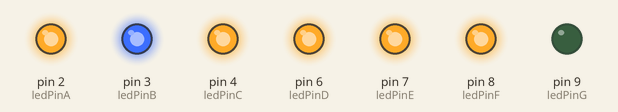
Recording of a sketch running on a simulated Arduino Uno, built with avr-gcc and run on an emulated ATmega328P. Parts: output pins drawn as LEDs (lit = HIGH).

Above: at 11.6 s.
At 12.4 s:
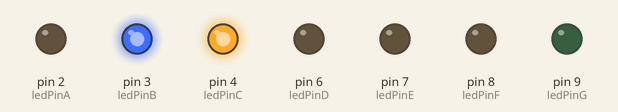
At 14.0 s:
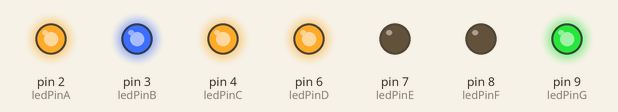
At 16.4 s:
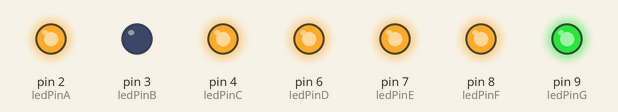
At 18.8 s:
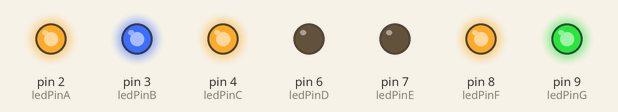
At 21.2 s:
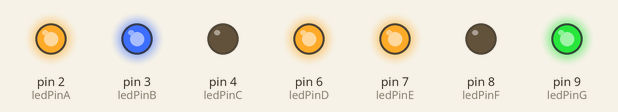
Timing chart, 0 to 21.6 s (numbered marks = the images above):
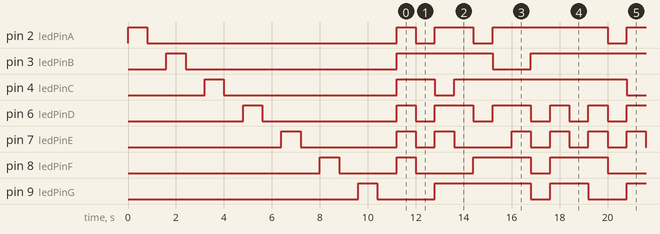

The sketch:

sevenSegCount.ino
```cpp
/*
   Single Seven Segment Counter Sketch

   This sketch will first turn on, then off,
   each LED of the 7-segment display (minus DP).
   Then it will display numbers 0 thru 9 (count)
   over and over.

   Note: This sketch is configured for a common
   cathode (gnd) type 7-segment display. For a
   common anode (Vcc) display, all of the HIGH's
   would have to be made LOW and vice-versa.
*/

const int ledPinA  =  2;
const int ledPinB  =  3;
const int ledPinC  =  4;
const int ledPinD  =  6;
const int ledPinE  =  7;
const int ledPinF  =  8;
const int ledPinG  =  9;

const int DELAY_CNT = 800;

void setup()
{
  pinMode(ledPinA, OUTPUT);  // enable output on the led pin
  pinMode(ledPinB, OUTPUT);  // enable output on the led pin
  pinMode(ledPinC, OUTPUT);  // enable output on the led pin
  pinMode(ledPinD, OUTPUT);  // enable output on the led pin
  pinMode(ledPinE, OUTPUT);  // enable output on the led pin
  pinMode(ledPinF, OUTPUT);  // enable output on the led pin
  pinMode(ledPinG, OUTPUT);  // enable output on the led pin
  // initialize all segments off
  turnoff_all();            // turn off all segments
  toggle_all_segments();    // blink all segments
}

void loop()
{
  count();
}

void count()
{
  display_0();
  delay(DELAY_CNT);
  turnoff_all();
  display_1();
  delay(DELAY_CNT);
  turnoff_all();
  display_2();
  delay(DELAY_CNT);
  turnoff_all();
  display_3();
  delay(DELAY_CNT);
  turnoff_all();
  display_4();
  delay(DELAY_CNT);
  turnoff_all();
  display_5();
  delay(DELAY_CNT);
  turnoff_all();
  display_6();
  delay(DELAY_CNT);
  turnoff_all();
  display_7();
  delay(DELAY_CNT);
  turnoff_all();
  display_8();
  delay(DELAY_CNT);
  turnoff_all();
  display_9();
  delay(DELAY_CNT);
  turnoff_all();
}

void display_0()
{
  digitalWrite(ledPinA, HIGH);   // set the LED on
  digitalWrite(ledPinB, HIGH);   // set the LED on
  digitalWrite(ledPinC, HIGH);   // set the LED on
  digitalWrite(ledPinD, HIGH);   // set the LED on
  digitalWrite(ledPinE, HIGH);   // set the LED on
  digitalWrite(ledPinF, HIGH);   // set the LED on
}

void display_1()
{
  digitalWrite(ledPinB, HIGH);   // set the LED on
  digitalWrite(ledPinC, HIGH);   // set the LED on
}

void display_2()
{
  digitalWrite(ledPinA, HIGH);   // set the LED on
  digitalWrite(ledPinB, HIGH);   // set the LED on
  digitalWrite(ledPinG, HIGH);   // set the LED on
  digitalWrite(ledPinE, HIGH);   // set the LED on
  digitalWrite(ledPinD, HIGH);   // set the LED on
}

void display_3()
{
  digitalWrite(ledPinA, HIGH);   // set the LED on
  digitalWrite(ledPinB, HIGH);   // set the LED on
  digitalWrite(ledPinG, HIGH);   // set the LED on
  digitalWrite(ledPinC, HIGH);   // set the LED on
  digitalWrite(ledPinD, HIGH);   // set the LED on
}

void display_4()
{
  digitalWrite(ledPinF, HIGH);   // set the LED on
  digitalWrite(ledPinG, HIGH);   // set the LED on
  digitalWrite(ledPinB, HIGH);   // set the LED on
  digitalWrite(ledPinC, HIGH);   // set the LED on
}

void display_5()
{
  digitalWrite(ledPinA, HIGH);   // set the LED on
  digitalWrite(ledPinF, HIGH);   // set the LED on
  digitalWrite(ledPinG, HIGH);   // set the LED on
  digitalWrite(ledPinC, HIGH);   // set the LED on
  digitalWrite(ledPinD, HIGH);   // set the LED on
}

void display_6()
{
  digitalWrite(ledPinA, HIGH);   // set the LED on
  digitalWrite(ledPinF, HIGH);   // set the LED on
  digitalWrite(ledPinE, HIGH);   // set the LED on
  digitalWrite(ledPinD, HIGH);   // set the LED on
  digitalWrite(ledPinC, HIGH);   // set the LED on
  digitalWrite(ledPinG, HIGH);   // set the LED on
}

void display_7()
{
  digitalWrite(ledPinA, HIGH);   // set the LED on
  digitalWrite(ledPinB, HIGH);   // set the LED on
  digitalWrite(ledPinC, HIGH);   // set the LED on
}

void display_8()
{
  digitalWrite(ledPinA, HIGH);   // set the LED on
  digitalWrite(ledPinB, HIGH);   // set the LED on
  digitalWrite(ledPinC, HIGH);   // set the LED on
  digitalWrite(ledPinD, HIGH);   // set the LED on
  digitalWrite(ledPinE, HIGH);   // set the LED on
  digitalWrite(ledPinF, HIGH);   // set the LED on
  digitalWrite(ledPinG, HIGH);   // set the LED on
}

void display_9()
{
  digitalWrite(ledPinA, HIGH);   // set the LED on
  digitalWrite(ledPinB, HIGH);   // set the LED on
  digitalWrite(ledPinC, HIGH);   // set the LED on
  digitalWrite(ledPinF, HIGH);   // set the LED on
  digitalWrite(ledPinG, HIGH);   // set the LED on
}

void turnoff_all()
{
  digitalWrite(ledPinA, LOW);   // set the LED off
  digitalWrite(ledPinB, LOW);   // set the LED off
  digitalWrite(ledPinC, LOW);   // set the LED off
  digitalWrite(ledPinD, LOW);   // set the LED off
  digitalWrite(ledPinE, LOW);   // set the LED off
  digitalWrite(ledPinF, LOW);   // set the LED off
  digitalWrite(ledPinG, LOW);   // set the LED off
}

void toggle_all_segments()
{
  digitalWrite(ledPinA, HIGH);   // set the LED on
  delay(DELAY_CNT);
  digitalWrite(ledPinA, LOW);    // set the LED off
  delay(DELAY_CNT);
  digitalWrite(ledPinB, HIGH);   // set the LED on
  delay(DELAY_CNT);
  digitalWrite(ledPinB, LOW);    // set the LED off
  delay(DELAY_CNT);
  digitalWrite(ledPinC, HIGH);   // set the LED on
  delay(DELAY_CNT);
  digitalWrite(ledPinC, LOW);    // set the LED off
  delay(DELAY_CNT);
  digitalWrite(ledPinD, HIGH);   // set the LED on
  delay(DELAY_CNT);
  digitalWrite(ledPinD, LOW);    // set the LED off
  delay(DELAY_CNT);
  digitalWrite(ledPinE, HIGH);   // set the LED on
  delay(DELAY_CNT);
  digitalWrite(ledPinE, LOW);    // set the LED off
  delay(DELAY_CNT);
  digitalWrite(ledPinF, HIGH);   // set the LED on
  delay(DELAY_CNT);
  digitalWrite(ledPinF, LOW);    // set the LED off
  delay(DELAY_CNT);
  digitalWrite(ledPinG, HIGH);   // set the LED on
  delay(DELAY_CNT);
  digitalWrite(ledPinG, LOW);    // set the LED off
  delay(DELAY_CNT);
}
```

Measured:
- by itself, pin 2 (ledPinA): HIGH → LOW at 0.80 s, → HIGH 10.4 s later, → LOW 0.80 s later, → HIGH 0.80 s later, … (18 changes in this stretch)
- by itself, pin 3 (ledPinB): goes LOW 8.8 s, HIGH 4.0 s, 3 × (LOW 1.6 s, HIGH 6.4 s), then LOW
- by itself, pin 4 (ledPinC): goes LOW 7.2 s, HIGH 1.6 s, 3 × (LOW 0.80 s, HIGH 7.2 s), LOW 0.80 s, then HIGH
- by itself, pin 6 (ledPinD): repeats every 8.0 s: HIGH 0.80 s, 2 × (LOW 0.80 s, HIGH 1.6 s), LOW 0.80 s, HIGH 0.80 s, LOW 0.80 s
- by itself, pin 7 (ledPinE): repeats every 8.0 s: HIGH 0.80 s, LOW 0.80 s, HIGH 0.80 s, LOW 2.4 s, 2 × (HIGH 0.80 s, LOW 0.80 s)
- by itself, pin 8 (ledPinF): HIGH → LOW at 8.8 s, → HIGH 2.4 s later, → LOW 0.80 s later, → HIGH 2.4 s later, … (16 changes in this stretch)
- by itself, pin 9 (ledPinG): repeats every 8.0 s: HIGH 4.0 s, LOW 0.80 s, HIGH 1.6 s, LOW 1.6 s
